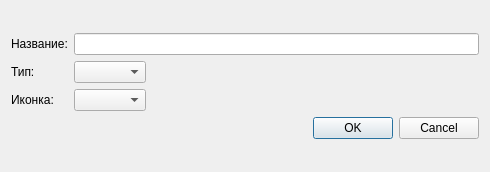
<?xml version="1.0" encoding="UTF-8"?>
<ui version="4.0">
 <class>NewCardDialog</class>
 <widget class="QDialog" name="NewCardDialog">
  <property name="geometry">
   <rect>
    <x>0</x>
    <y>0</y>
    <width>490</width>
    <height>172</height>
   </rect>
  </property>
  <property name="windowTitle">
   <string notr="true">Новая карточка</string>
  </property>
  <layout class="QGridLayout" name="gridLayout_2">
   <item row="0" column="0">
    <layout class="QVBoxLayout" name="verticalLayout">
     <item>
      <layout class="QGridLayout" name="gridLayout">
       <item row="0" column="0">
        <widget class="QLabel" name="label">
         <property name="text">
          <string notr="true">Название:</string>
         </property>
        </widget>
       </item>
       <item row="0" column="1">
        <widget class="QLineEdit" name="titleEdit">
         <property name="placeholderText">
          <string notr="true"/>
         </property>
        </widget>
       </item>
       <item row="1" column="0">
        <widget class="QLabel" name="typeLabel">
         <property name="text">
          <string notr="true">Тип:</string>
         </property>
        </widget>
       </item>
       <item row="1" column="1">
        <layout class="QHBoxLayout" name="horizontalLayout">
         <item>
          <widget class="QComboBox" name="typeComboBox"/>
         </item>
         <item>
          <spacer name="horizontalSpacer">
           <property name="orientation">
            <enum>Qt::Horizontal</enum>
           </property>
           <property name="sizeHint" stdset="0">
            <size>
             <width>40</width>
             <height>20</height>
            </size>
           </property>
          </spacer>
         </item>
        </layout>
       </item>
       <item row="2" column="0">
        <widget class="QLabel" name="pictureLabel">
         <property name="text">
          <string notr="true">Иконка:</string>
         </property>
        </widget>
       </item>
       <item row="2" column="1">
        <layout class="QHBoxLayout" name="horizontalLayout_2">
         <item>
          <widget class="QComboBox" name="pictureComboBox"/>
         </item>
         <item>
          <spacer name="horizontalSpacer_2">
           <property name="orientation">
            <enum>Qt::Horizontal</enum>
           </property>
           <property name="sizeHint" stdset="0">
            <size>
             <width>40</width>
             <height>20</height>
            </size>
           </property>
          </spacer>
         </item>
        </layout>
       </item>
      </layout>
     </item>
     <item>
      <widget class="QDialogButtonBox" name="buttonBox">
       <property name="orientation">
        <enum>Qt::Horizontal</enum>
       </property>
       <property name="standardButtons">
        <set>QDialogButtonBox::Cancel|QDialogButtonBox::Ok</set>
       </property>
      </widget>
     </item>
    </layout>
   </item>
  </layout>
 </widget>
 <resources/>
 <connections>
  <connection>
   <sender>buttonBox</sender>
   <signal>accepted()</signal>
   <receiver>NewCardDialog</receiver>
   <slot>accept()</slot>
   <hints>
    <hint type="sourcelabel">
     <x>248</x>
     <y>254</y>
    </hint>
    <hint type="destinationlabel">
     <x>157</x>
     <y>274</y>
    </hint>
   </hints>
  </connection>
  <connection>
   <sender>buttonBox</sender>
   <signal>rejected()</signal>
   <receiver>NewCardDialog</receiver>
   <slot>reject()</slot>
   <hints>
    <hint type="sourcelabel">
     <x>316</x>
     <y>260</y>
    </hint>
    <hint type="destinationlabel">
     <x>286</x>
     <y>274</y>
    </hint>
   </hints>
  </connection>
 </connections>
</ui>
